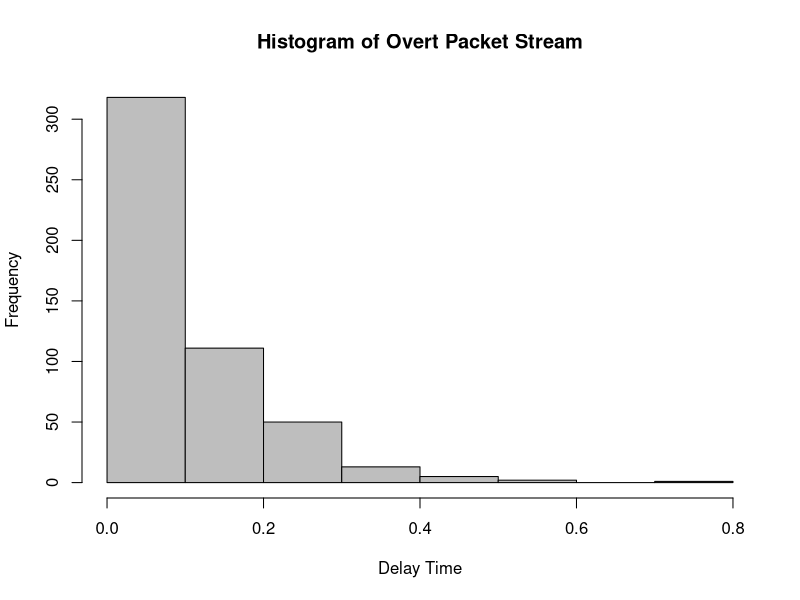
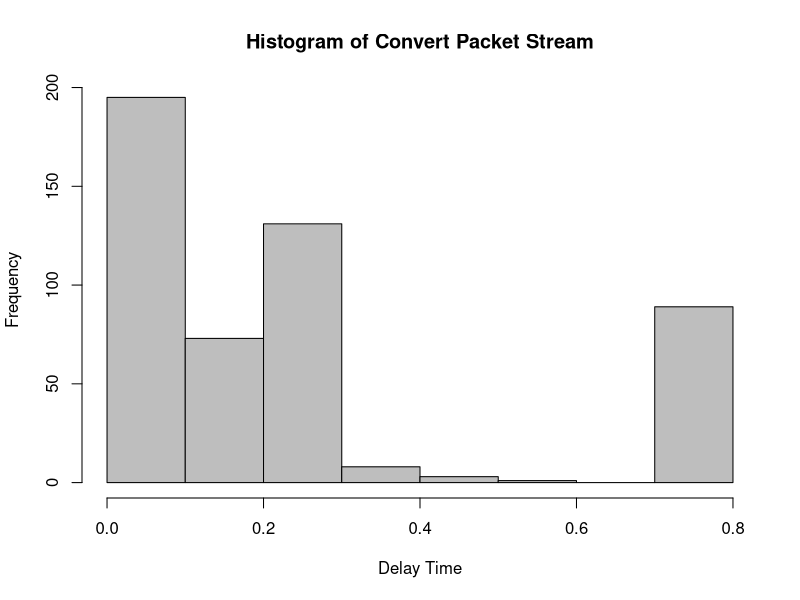
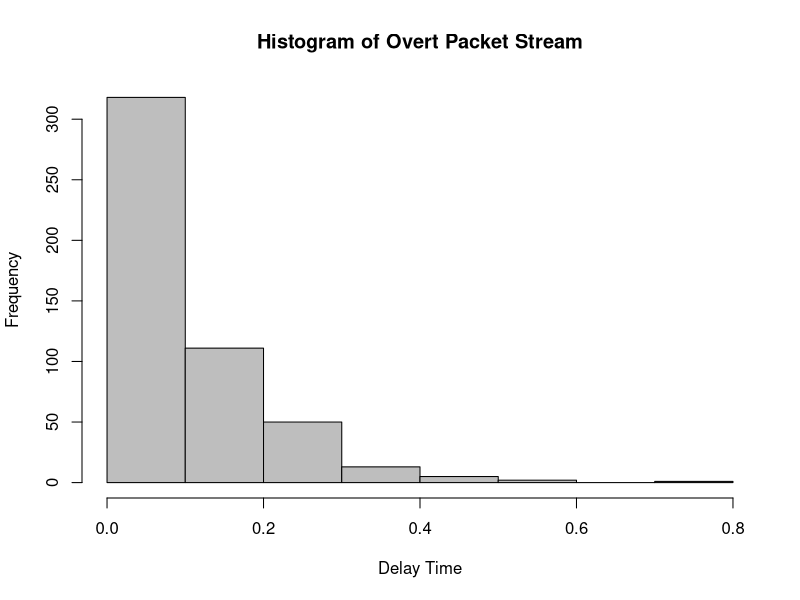
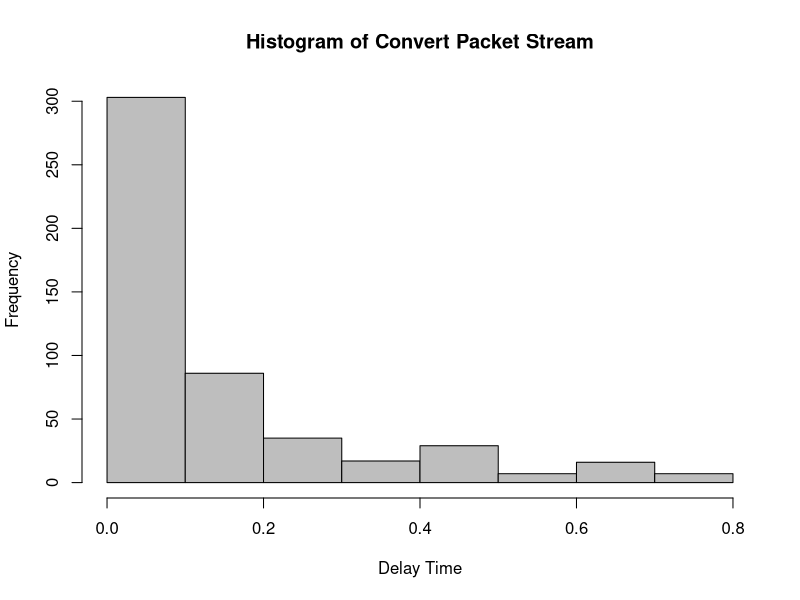

Source code (R) for these figures, in order:
## ---- chunk 1
knitr::opts_chunk$set(echo = TRUE)
## ---- chunk 2
Traffic_data_orig <- read.csv("Traffic_data_orig.csv", header=TRUE)
message <- "this is a secret message"
raw <- charToRaw(message)
time = Traffic_data_orig$Time
num = as.integer(rawToBits(raw))

delays = numeric(length(time) - 1)
for (i in (1:(length(time) - 1))) {
  delays[i] = time[i+1] - time[i]
}

index = 1
bitlen = length(raw)*8
encrpt <- numeric(length(raw)*8)
for (i in (0:(length(raw)-1))) {
  for (j in 1:8) {
    if (num[i*8+j] == 0) {
      encrpt[index] = 0.25
    }
    else {
      encrpt[index] = 0.75
    }
    index = index+1
    j = j-1
  }
}

delays2 = delays
for (i in (1:bitlen)) {
  delays2[i] = encrpt[i]
}
## ---- chunk 3
hist(delays, col='grey', xlab = 'Delay Time', 
     main = 'Histogram of Overt Packet Stream')
hist(delays2, col='grey', xlab = 'Delay Time', 
     main = 'Histogram of Convert Packet Stream')
## ---- chunk 4
Traffic_data_orig <- read.csv("Traffic_data_orig.csv", header=TRUE)
message <- "this is a secret message"
raw <- charToRaw(message)
time = Traffic_data_orig$Time
num = as.integer(rawToBits(raw))
delays = numeric(length(time) - 1)
for (i in (1:(length(time) - 1))) {
  delays[i] = time[i+1] - time[i]
}
m = median(delays)
max = max(delays)
min = min(delays)

index = 1
bitlen = length(raw)*8
encrpt <- numeric(length(raw)*8)
for (i in (0:(length(raw)-1))) {
  for (j in 1:8) {
    if (num[i * 8 + j] == 0) {
      encrpt[index] = runif(1, min, m)
    }
    else {
      encrpt[index] = runif(1, m, max)
    }
    index = index + 1
    j = j - 1
  }
}

delays2 = delays
for (i in (1:bitlen)) {
  delays2[i] = encrpt[i]
}
## ---- chunk 5
hist(delays, col='grey', xlab = 'Delay Time', 
     main = 'Histogram of Overt Packet Stream')
hist(delays2, col='grey', xlab = 'Delay Time', 
     main = 'Histogram of Convert Packet Stream')
## ---- chunk 6
